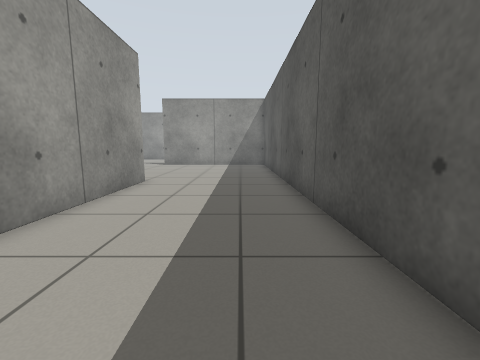
[1] (above)

16 first-person views from a walk through a world built for the Gazebo simulator. The camera is 0.72 m above the floor, tilts 8° down and sees 90° across. The floor is counted in squares, 0.5 m on a side. Each view is taken from the middle of a square. On the plan, view 1 faces up. The plan holds only what a view shows up to about 13 squares ahead; the rest is blank.

[2]
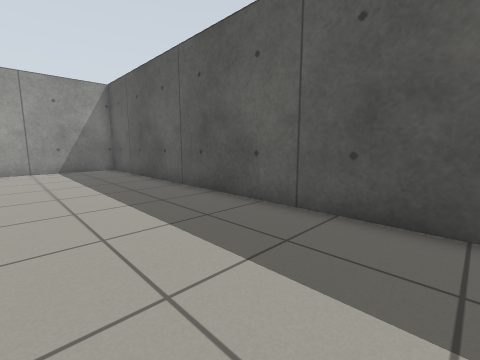

[3]
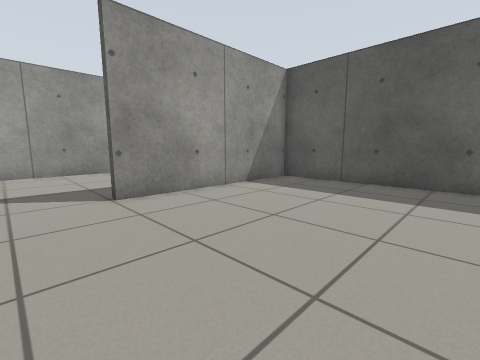

[4]
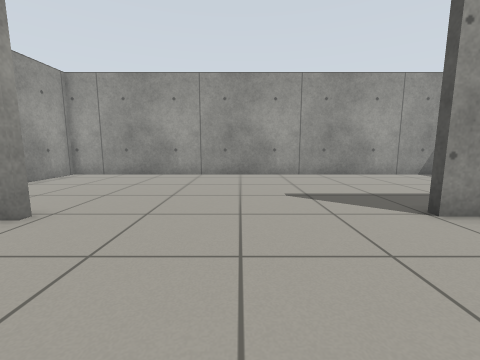

[5]
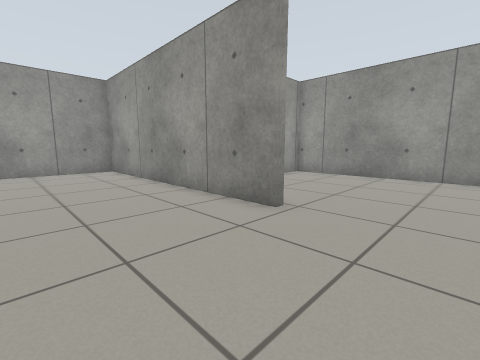

[6]
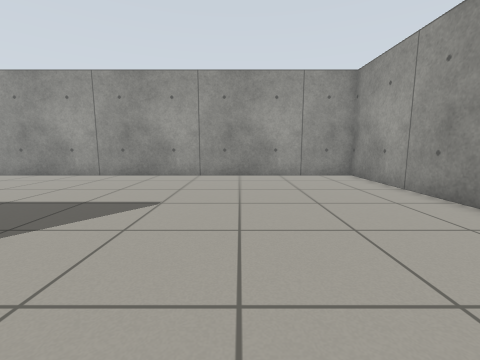

[7]
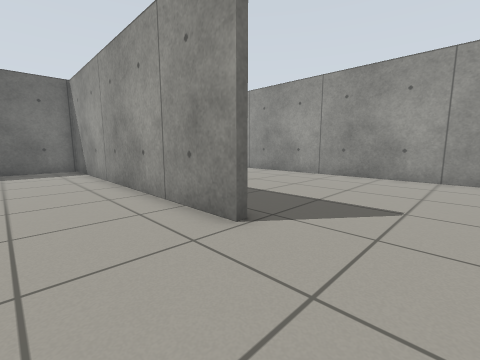

[8]
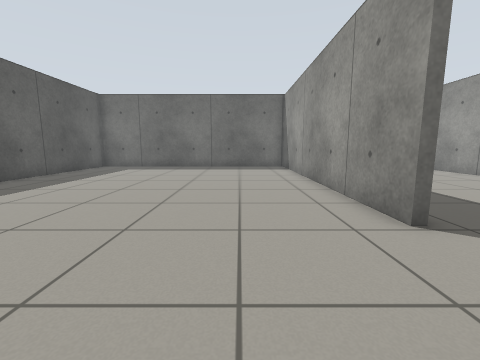

[9]
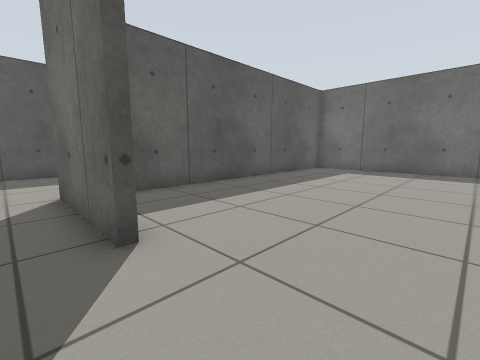

[10]
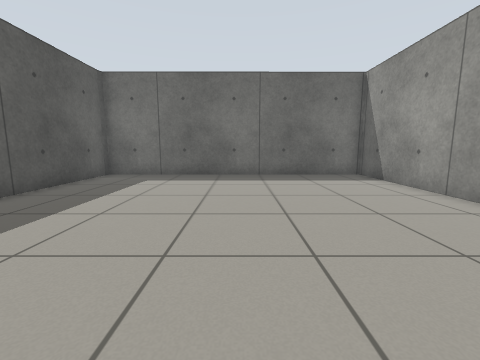

[11]
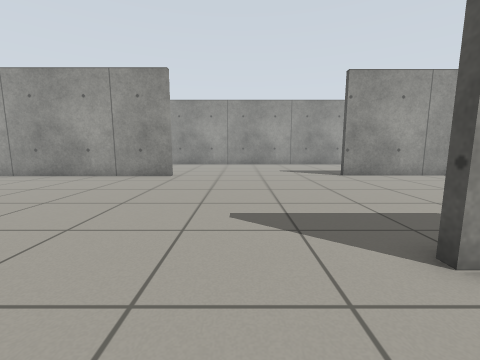

[12]
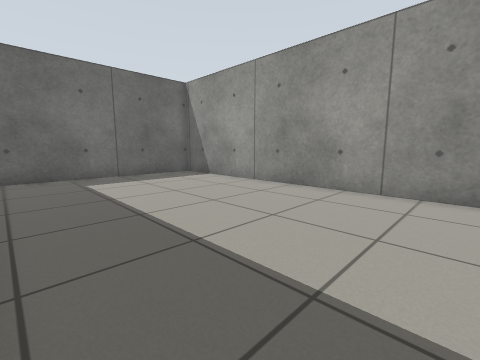

[13]
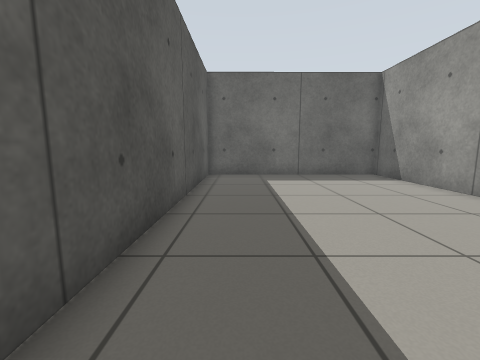

[14]
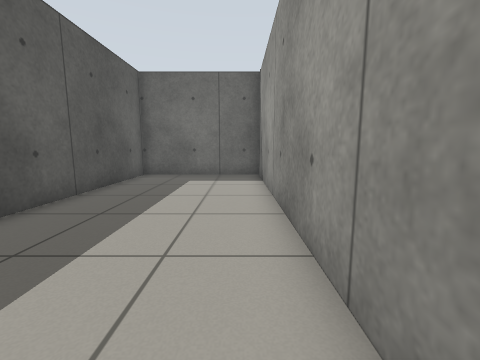

[15]
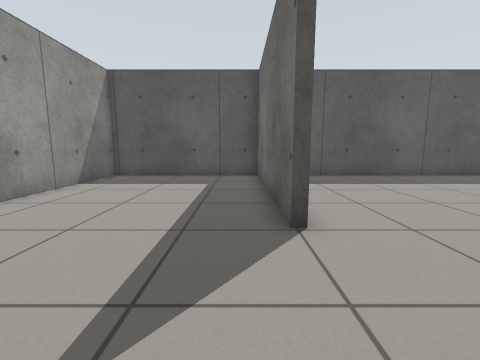

[16]
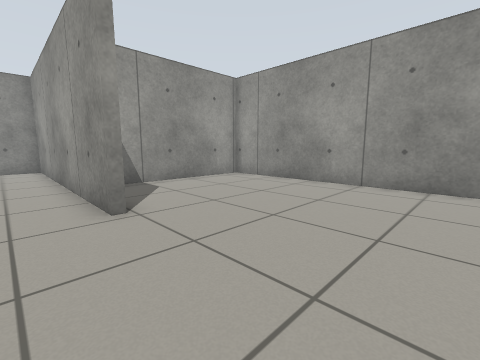

### Floor plan
Points are (right, up) in squares from view 1. A wall is a line through its corners. A room is listed if a view was taken in it or the views show most of it. See-through windows are left out.
Room 1 (views 1, 2, 3, 4, 5, 6, 7, 8, 9, 10, 11, 12, 13, 14, 15, 16)
walls: (-8.5, 9.9) (-4, 9.9) (-4, -3.9); (-17.5, 8.8) (-17.1, 8.8) (-17.1, -4.2) (-4.4, -4.2); (-14.3, 18.5) (-25.9, 18.5) (-25.9, -4.2) (-17.4, -4.2) (-17.4, 6.6); (-6, 19.1) (1.9, 19.1) (1.9, 26.2) (-18.5, 26.2) (-18.5, 20.2); (-4.3, -4.2) (-4.3, 8); (-4, -4.2) (1.9, -4.2) (1.9, 18.8) (-6, 18.8)

Positions as (right, up) in squares from view 1, and headings:
1: (0, 0), facing up
2: (-3, 3), facing up-right
3: (-8, 12), facing up-right
4: (-10, 14), facing up
5: (-11, 14), facing up-left
6: (-14, 13), facing left
7: (-14, 12), facing down-left
8: (-14, 13), facing down
9: (-12, 11), facing down-right
10: (-11, 8), facing down
11: (-11, 7), facing up
12: (-18, 8), facing down-left
13: (-19, 8), facing down
14: (-3, 8), facing down
15: (-10, 20), facing right
16: (-9, 17), facing up-left
